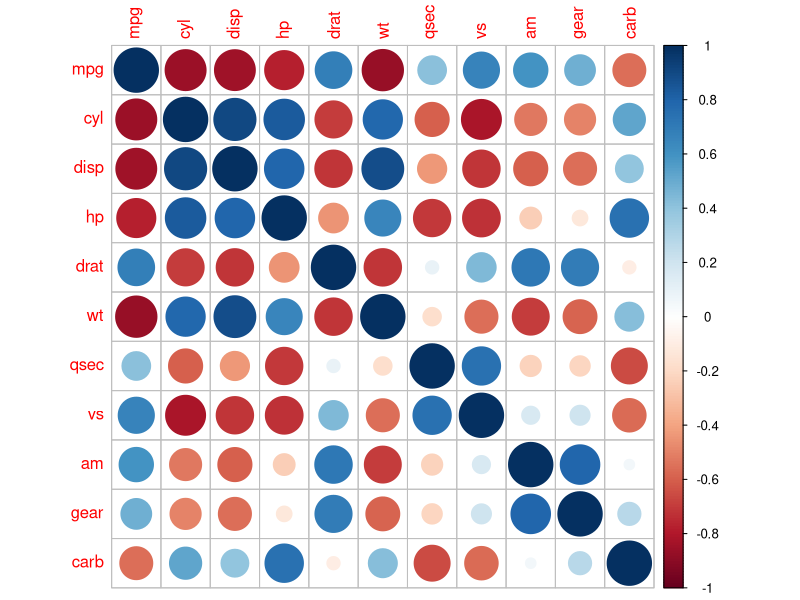
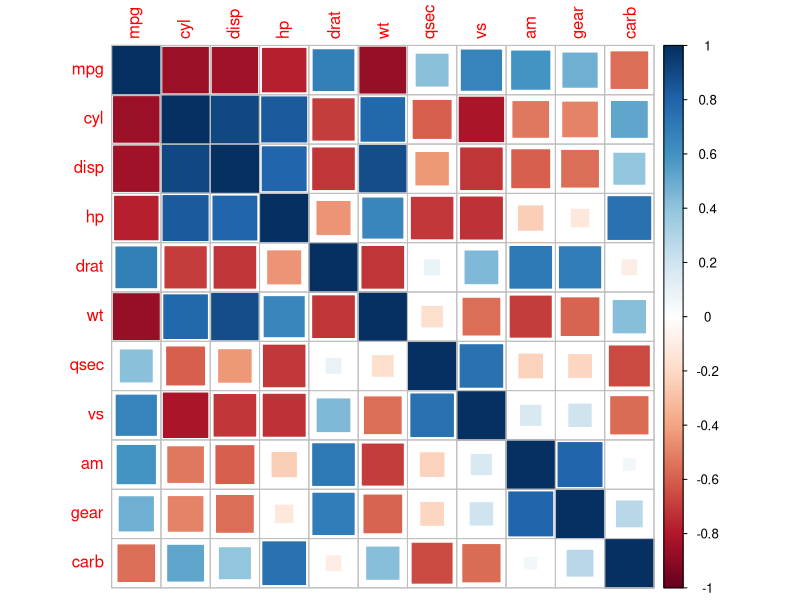
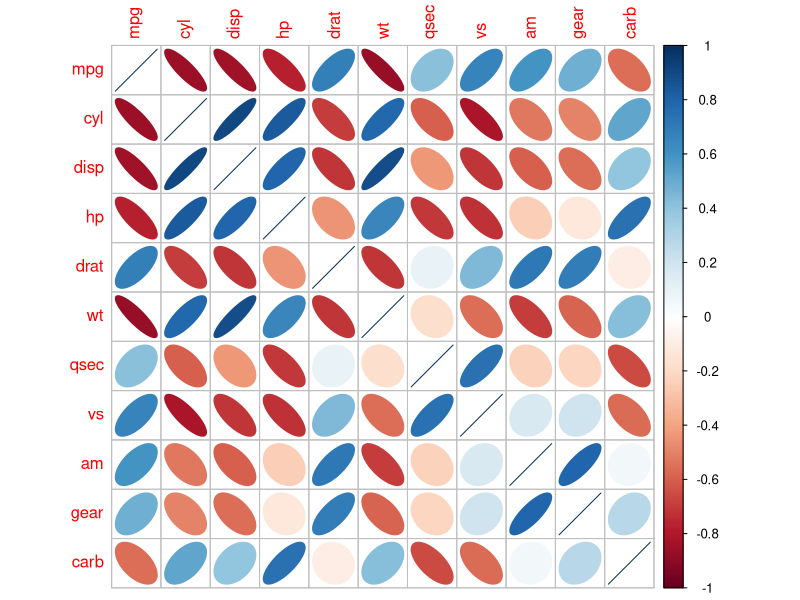
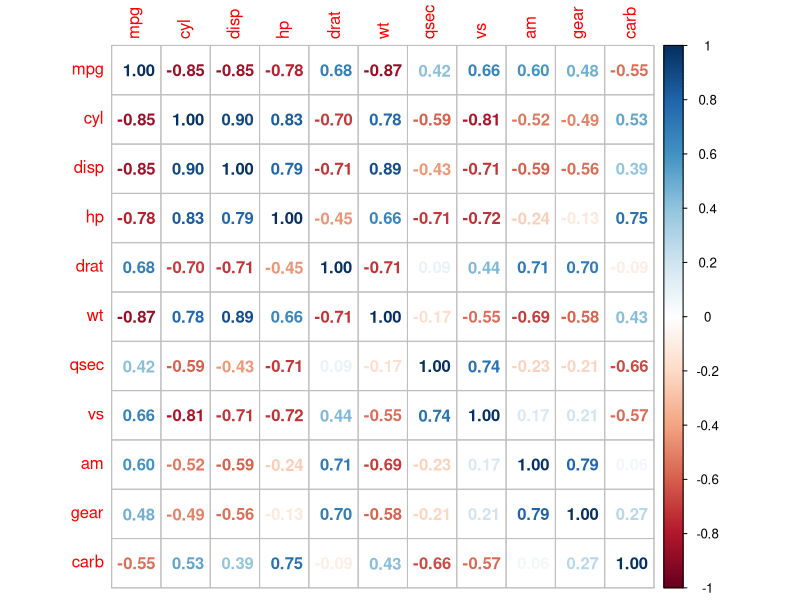
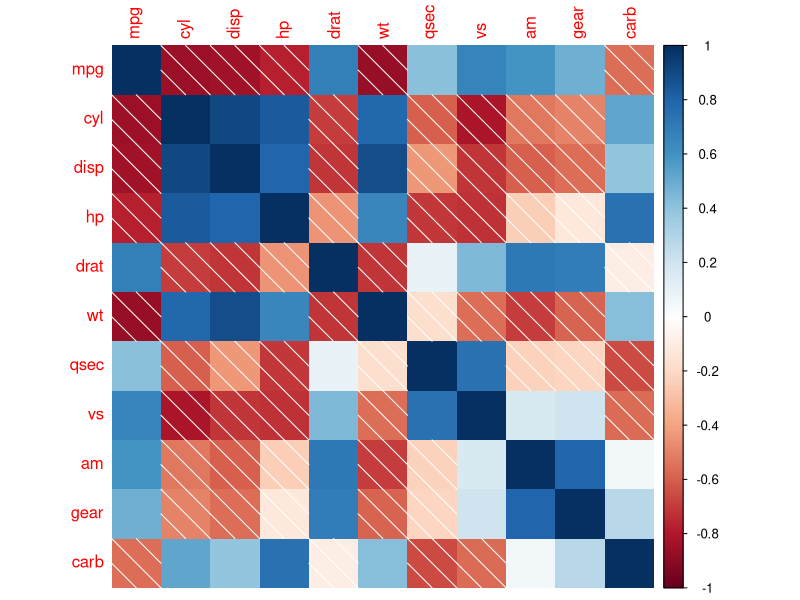
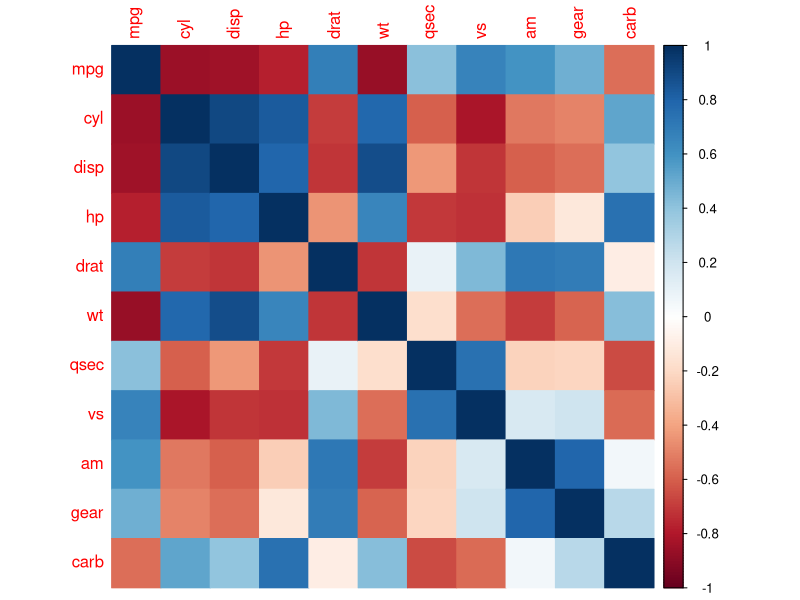
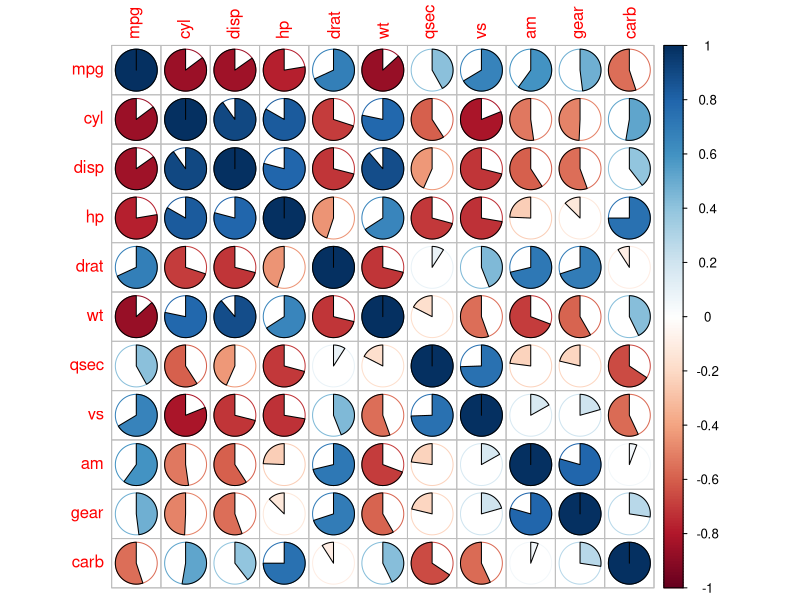

Write R code to recreate these figures, in order.
## ---- chunk 1
library(knitr)
opts_chunk$set(out.extra='style="display:block; margin: auto"', fig.align="center")
## ---- chunk 2
library(corrplot)
M <- cor(mtcars)
corrplot(M, method="circle")
corrplot(M, method="square")
corrplot(M, method="ellipse")
corrplot(M, method="number")
corrplot(M, method="shade")
corrplot(M, method="color")
corrplot(M, method="pie")
